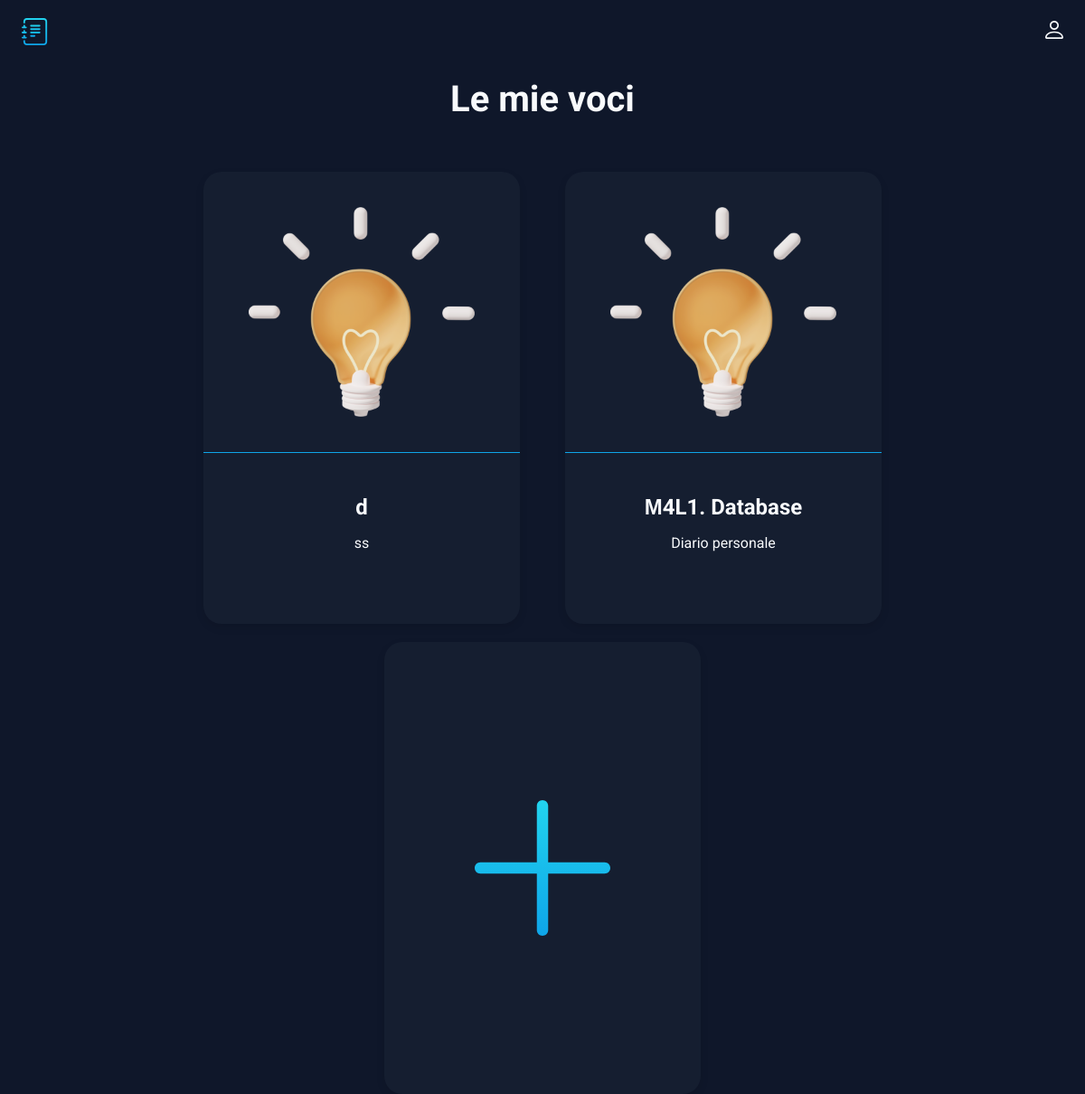
/index, run on the app's committed database.
### main.py (models this page shows, shortened)
class Card(db.Model):
    id = db.Column(db.Integer, primary_key=True)
    title = db.Column(db.String(100), nullable=False)
    subtitle = db.Column(db.String(300), nullable=False)
    text = db.Column(db.Text, nullable=False)

### main.py (the view)
@app.route('/index')
def index():
    cards = Card.query.order_by(Card.id).all()
    return render_template('index.html', cards=cards)

### templates/index.html (shortened to what this page needs)
<!doctype html>
<html lang="en">
<head>
  <link rel="stylesheet" href="../static/css/style.css">
</head>
<body>
  <header class="header">
    <img src="../static/img/logo.svg" alt="logo" width="30" height="30">
    <ul class="main-list">
        <li class="list__item">
            <img src="../static/img/login.svg" alt="login" width="20" height="20">
        </li>
    </ul>
  </header>
  <main>
    {% block content %}
    <h1 class="main__title">Le mie voci</h1>
    <ul class="cards-list">
      {% for el in cards%}
      <li class="card">
        <a class="card__link" href="/card/{{el.id}}">
          <img class="card__img" src="../static/img/post_icon.png" width="250" height="250" alt="post_icon">
          <div class="card__text">
            <h2 class="card__title">{{el.title}}</h2>
            <p class="card__subtitle">{{el.subtitle}}</p>
          </div>
        </a>
      </li>
      {% endfor %}
      <li class="card card--creat">
          <a class="creat__link" href="{{url_for('create')}}"></a>
      </li>
    </ul>
    {% endblock %}
  </main>
</body>
</html>

### static/css/style.css (style rules this page uses)
body { margin: 0; padding: 0; font-family: 'Roboto', sans-serif; font-size: 16px; line-height: 20px; background-color: #0F172A; color: #F8FAFC; }
h1, h2, p { margin: 0; }
img { object-fit: contain; }
a { text-decoration: none; color: inherit; transition: 0.2s; }
ul { list-style: none; margin: 0; padding: 0; }
.header { display: flex; justify-content: space-between; align-items: center; padding: 20px 2%; margin-bottom: 30px; }
.main-list { display: flex; align-items: center; gap: 20px; }
.main__title { font-size: 40px; text-align: center; margin-bottom: 70px; }
.cards-list { display: flex; padding: 0 5%; flex-wrap: wrap; flex-direction: row; gap: 20px; column-gap: 50px; justify-content: center; }
.card { width: 350px; height: 500px; transition: 0.2s; background: rgba(30, 41, 59, 0.4); border-radius: 20px; box-shadow: 0px 4px 10px rgba(0, 0, 0, 0.1); }
.card__link { display: flex; flex-direction: column; align-items: center; width: inherit; height: inherit; }
.card__text { border-top: 1px solid rgba(14, 165, 233, 1); width: inherit; display: flex; padding: 50px 0 20px; flex-direction: column; gap: 20px; align-items: center; }
.card__title { padding: 0 20px; text-align: center; }
.card__subtitle { padding: 0 20px; text-align: center; }
.card__img { padding: 30px; }
.creat__link { display: block; width: inherit; height: inherit; background: url(../img/plus.svg) no-repeat; background-size: 200px 200px; background-position: center; }

### data on the page
Card: title "d", subtitle "ss"
Card: title "М4L1. Database", subtitle "Diario personale"
